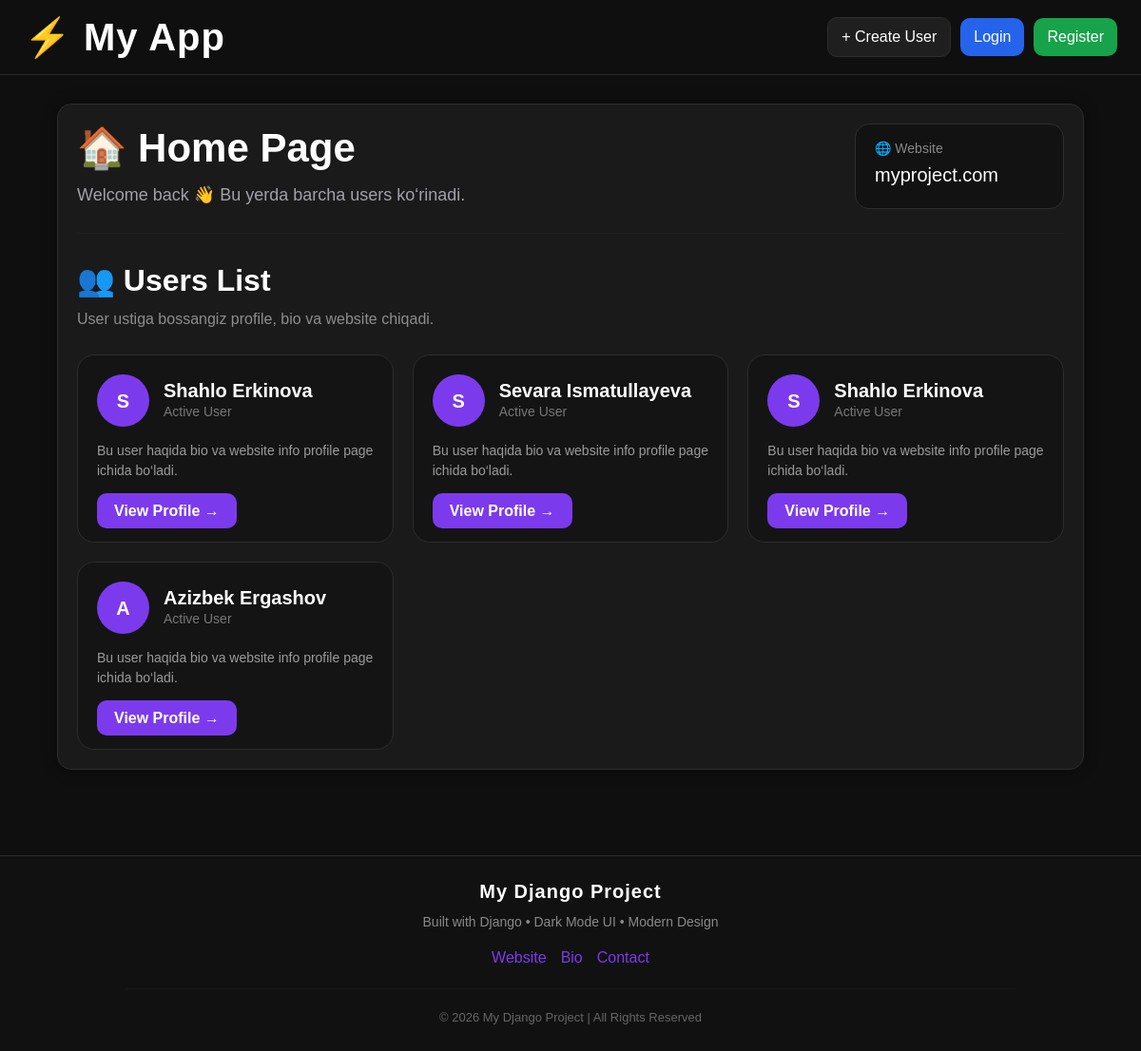
The app's page /, older data.
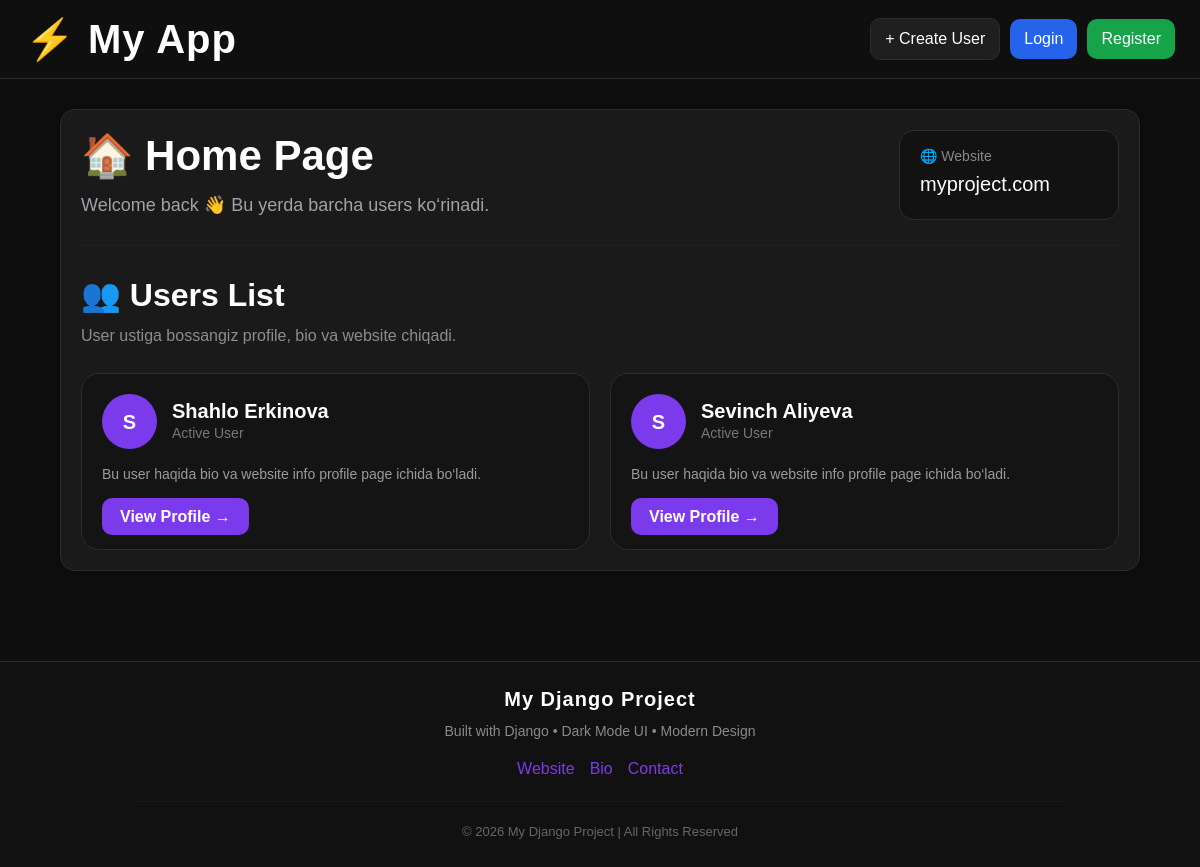
The same page, newer data.
### user/models.py (models this page shows, shortened)
class CustomUser(AbstractUser):
    username = None
    email = models.EmailField(unique=True)
    USERNAME_FIELD = 'email'
    REQUIRED_FIELDS = ['first_name','last_name']
    phone_number=models.CharField(max_length=30,blank=False,null=False)
    avatar=models.ImageField(upload_to='images/',default='images/default.jpg',blank=True,null=False)
    slug=models.SlugField(blank=True, null=False,unique=True)
    created_at=models.DateTimeField(auto_now_add=True,blank=True,null=False)
    objects = CustomUserManager() #     `manager ulash

### user/views.py (the view)
# urls.py: path('', views.home_view,name='home_view'),
def home_view(request):
    users = User.objects.all()
    return render(request, 'home_view.html',{'users': users})

### templates/home_view.html (shortened to what this page needs)
{% extends 'base.html' %}
{% block content %}
<div class="dark-card">
    <div style="
        display:flex;
        justify-content:space-between;
        align-items:center;
        flex-wrap:wrap;
        gap:15px;
        margin-bottom:25px;
    ">
        <div>
            <h1 style="
                font-size:42px;
                font-weight:bold;
                margin-bottom:10px;
            ">
                🏠 Home Page
            </h1>
            <p style="
                color:#a1a1aa;
                font-size:18px;
                margin:0;
            ">
                Welcome back 👋 Bu yerda barcha users ko‘rinadi.
            </p>
        </div>
        <div style="
            background:#121212;
            border:1px solid #2e2e2e;
            padding:15px 20px;
            border-radius:15px;
            min-width:220px;
        ">
            <p style="
                margin:0;
                color:#888;
                font-size:14px;
            ">
                🌐 Website
            </p>
            <h5 style="
                margin-top:5px;
                color:white;
            ">
                myproject.com
            </h5>
        </div>
    </div>
    <hr>
    <div style="
        margin-top:30px;
        margin-bottom:25px;
    ">
        <h2 style="
            font-weight:bold;
            margin-bottom:10px;
        ">
            👥 Users List
        </h2>
        <p style="
            color:#8d8d8d;
        ">
            User ustiga bossangiz profile, bio va website chiqadi.
        </p>
    </div>
    {% if users %}
        <div style="
            display:grid;
            grid-template-columns:repeat(auto-fit, minmax(260px, 1fr));
            gap:20px;
        ">
            {% for user in users %}
                <div style="
                    background:#141414;
                    border:1px solid #2d2d2d;
                    border-radius:18px;
                    padding:20px;
                    transition:0.3s;
                ">
                    <div style="
                        display:flex;
                        align-items:center;
                        gap:15px;
                        margin-bottom:15px;
                    ">
                        <div style="
                            width:55px;
                            height:55px;
                            border-radius:50%;
                            background:#7c3aed;
                            display:flex;
                            align-items:center;
                            justify-content:center;
                            font-size:20px;
                            font-weight:bold;
                        ">
                            {{ user.first_name|slice:":1" }}
                        </div>
                        <div>
                            <h5 style="
                                margin:0;
                                color:white;
                                font-weight:bold;
                            ">
                                {{ user.first_name }} {{ user.last_name }}
                            </h5>
                            <p style="
                                margin:0;
                                color:#777;
                                font-size:14px;
                            ">
                                Active User
                            </p>
                        </div>
                    </div>
                    <p style="
                        color:#9b9b9b;
                        font-size:14px;
                        margin-bottom:20px;
                    ">
                        Bu user haqida bio va website info profile page ichida bo‘ladi.
                    </p>
                    {% if user.slug %}
                        <a href="{% url 'user_view' user.slug %}"
                           class="btn-dark-custom">
                            View Profile →
                        </a>
                    {% else %}
                        <span style="
                            color:#777;
                        ">
                            Slug topilmadi
                        </span>
                    {% endif %}
                </div>
            {% endfor %}
        </div>
    {% endif %}
</div>
{% endblock %}

### templates/base.html (shortened to what this page needs)
<!DOCTYPE html>
<html lang="en">
<head>
    <link href="https://cdn.jsdelivr.net/npm/bootstrap@5.3.0/dist/css/bootstrap.min.css" rel="stylesheet">
</head>
<body>
    {% include 'navbar.html' %}
    <div class="main-container">
        {% block content %}
        {% endblock %}
    </div>
    {% include 'footer.html' %}
</body>
</html>

### templates/navbar.html
<div style="
    display:flex;
    justify-content:space-between;
    align-items:center;
    padding:15px 25px;
    background:#0f0f0f;
    border-bottom:1px solid #2a2a2a;
    font-family:Arial, Helvetica, sans-serif;
    position:sticky;
    top:0;
    z-index:1000;
">
    <h1 style="margin:0;">
        <a href="{% url 'home_view' %}" style="
            text-decoration:none;
            color:white;
            font-weight:bold;
            letter-spacing:1px;
        ">
            ⚡ My App
        </a>
    </h1>
    <div style="
        display:flex;
        gap:10px;
        align-items:center;
        flex-wrap:wrap;
    ">
        <a href="{% url 'user_create' %}"
           style="
              padding:8px 14px;
              background:#1f1f1f;
              color:white;
              text-decoration:none;
              border-radius:10px;
              border:1px solid #2d2d2d;
              transition:0.3s;
           ">
            + Create User
        </a>
        {% if user.is_authenticated %}
            <a href="{% url 'profile' %}"
               style="
                  padding:8px 14px;
                  background:#7c3aed;
                  color:white;
                  text-decoration:none;
                  border-radius:10px;
                  transition:0.3s;
               ">
                👤 Profile
            </a>
            <form action="{% url 'logout' %}" method="post" style="display:inline;">
                {% csrf_token %}
                <button type="submit"
                    style="
                        padding:8px 14px;
                        background:#ef4444;
                        color:white;
                        border:none;
                        border-radius:10px;
                        cursor:pointer;
                        transition:0.3s;
                    ">
                    Logout
                </button>
            </form>
        {% else %}
            <a href="{% url 'login' %}"
               style="
                  padding:8px 14px;
                  background:#2563eb;
                  color:white;
                  text-decoration:none;
                  border-radius:10px;
               ">
                Login
            </a>
            <a href="{% url 'register' %}"
               style="
                  padding:8px 14px;
                  background:#16a34a;
                  color:white;
                  text-decoration:none;
                  border-radius:10px;
               ">
                Register
            </a>
        {% endif %}
    </div>
</div>

### templates/footer.html
<footer style="
    margin-top:60px;
    padding:25px 15px;
    background:#111111;
    border-top:1px solid #2b2b2b;
    text-align:center;
    color:#bdbdbd;
    font-family:Arial, Helvetica, sans-serif;
">
    <h5 style="
        color:white;
        margin-bottom:10px;
        font-weight:bold;
        letter-spacing:1px;
    ">
        My Django Project
    </h5>
    <p style="
        margin:0;
        font-size:14px;
        color:#8a8a8a;
    ">
        Built with Django • Dark Mode UI • Modern Design
    </p>
    <div style="
        margin-top:15px;
        display:flex;
        justify-content:center;
        gap:15px;
        flex-wrap:wrap;
    ">
        <a href="#"
           style="
           color:#7c3aed;
           transition:0.3s;
        ">
            Website
        </a>
        <a href="#"
           style="
           color:#7c3aed;
           transition:0.3s;
        ">
            Bio
        </a>
        <a href="#"
           style="
           color:#7c3aed;
           transition:0.3s;
        ">
            Contact
        </a>
    </div>
    <hr style="
        border-color:#2a2a2a;
        margin:20px auto;
        width:80%;
    ">
    <p style="
        margin:0;
        font-size:13px;
        color:#666;
    ">
        © 2026 My Django Project | All Rights Reserved
    </p>
</footer>

### templates/base.html (style rules this page uses)
body { background:#0f0f0f; color:white; font-family:Arial, Helvetica, sans-serif; min-height:100vh; }
a { text-decoration:none; }
.main-container { width:90%; max-width:1200px; margin:auto; padding:30px 0; }
.dark-card { background:#1a1a1a; border:1px solid #2d2d2d; border-radius:15px; padding:20px; box-shadow:0 0 15px rgba(0,0,0,0.4); }
.btn-dark-custom { background:#7c3aed; border:none; color:white; padding:10px 18px; border-radius:10px; transition:0.3s; font-weight:bold; }
hr { border-color:#333; }

Row changes from the older to the newer data that the page shows:
removed CustomUser: first_name "S", first_name "Sevara", last_name "Ismatullayeva", shows "View Profile →"
removed CustomUser: first_name "S", first_name "Shahlo", last_name "Erkinova", shows "View Profile →"
removed CustomUser: first_name "A", first_name "Azizbek", last_name "Ergashov", shows "View Profile →"
added CustomUser: first_name "S", first_name "Sevinch", last_name "Aliyeva", shows "View Profile →"
